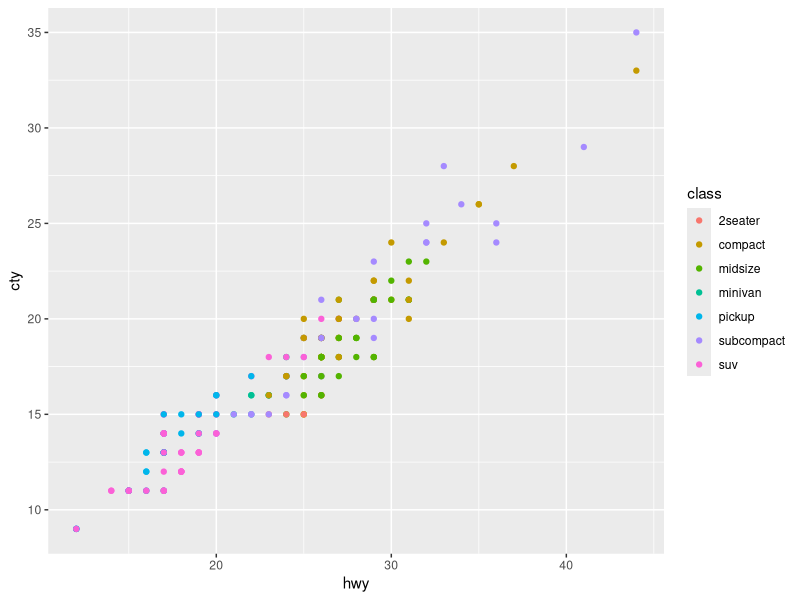
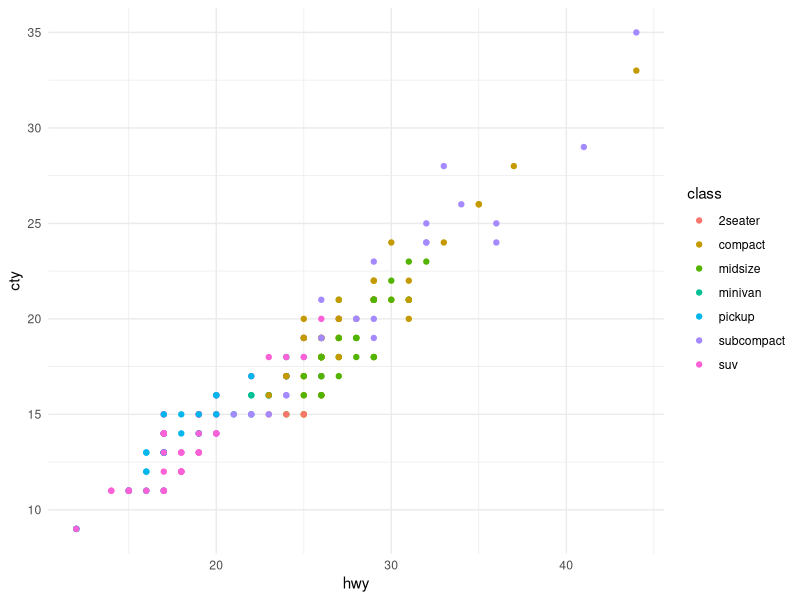
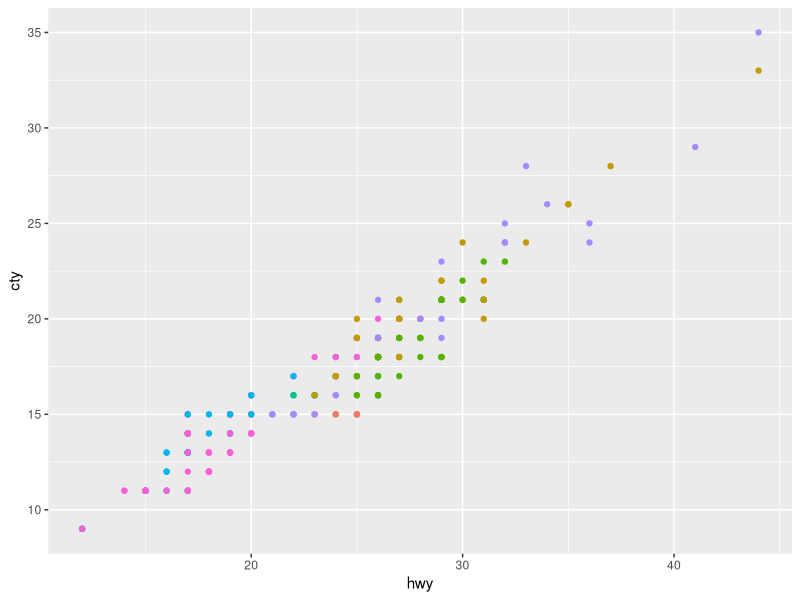

Recreate these plots in R, in order.
## GGPLOT themes
library(ggplot2)
ggplot(data = mpg, mapping = aes(x = hwy, y = cty, color = class)) +
  geom_point()

ggplot(data = mpg, mapping = aes(x = hwy, y = cty, color = class)) +
  geom_point() +
  theme_minimal()

# Try theme_bw()  theme_light()  theme_minimal()


ggplot(data = mpg, mapping = aes(x = hwy, y = cty, color = class)) +
  geom_point() +
  theme(legend.position = 'none')
